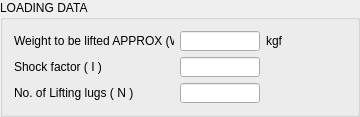
                   <widget class="QGroupBox" name="groupBox_7">
                    <property name="title">
                     <string>LOADING DATA</string>
                    </property>
                    <layout class="QHBoxLayout" name="horizontalLayout_68">
                     <item>
                      <layout class="QVBoxLayout" name="verticalLayout_17">
                       <item>
                        <layout class="QHBoxLayout" name="horizontalLayout_69">
                         <item>
                          <widget class="QLabel" name="label_48">
                           <property name="sizePolicy">
                            <sizepolicy hsizetype="Fixed" vsizetype="Fixed">
                             <horstretch>0</horstretch>
                             <verstretch>0</verstretch>
                            </sizepolicy>
                           </property>
                           <property name="minimumSize">
                            <size>
                             <width>160</width>
                             <height>20</height>
                            </size>
                           </property>
                           <property name="maximumSize">
                            <size>
                             <width>160</width>
                             <height>20</height>
                            </size>
                           </property>
                           <property name="text">
                            <string>Weight to be lifted APPROX (W)</string>
                           </property>
                          </widget>
                         </item>
                         <item>
                          <widget class="QLineEdit" name="fh_le_wt_to_be_lifted">
                           <property name="sizePolicy">
                            <sizepolicy hsizetype="Fixed" vsizetype="Fixed">
                             <horstretch>0</horstretch>
                             <verstretch>0</verstretch>
                            </sizepolicy>
                           </property>
                           <property name="minimumSize">
                            <size>
                             <width>80</width>
                             <height>20</height>
                            </size>
                           </property>
                           <property name="maximumSize">
                            <size>
                             <width>80</width>
                             <height>20</height>
                            </size>
                           </property>
                          </widget>
                         </item>
                         <item>
                          <widget class="QLabel" name="label_52">
                           <property name="sizePolicy">
                            <sizepolicy hsizetype="Fixed" vsizetype="Fixed">
                             <horstretch>0</horstretch>
                             <verstretch>0</verstretch>
                            </sizepolicy>
                           </property>
                           <property name="minimumSize">
                            <size>
                             <width>80</width>
                             <height>20</height>
                            </size>
                           </property>
                           <property name="maximumSize">
                            <size>
                             <width>80</width>
                             <height>20</height>
                            </size>
                           </property>
                           <property name="text">
                            <string>kgf</string>
                           </property>
                          </widget>
                         </item>
                        </layout>
                       </item>
                       <item>
                        <layout class="QHBoxLayout" name="horizontalLayout_70">
                         <item>
                          <widget class="QLabel" name="label_63">
                           <property name="sizePolicy">
                            <sizepolicy hsizetype="Fixed" vsizetype="Fixed">
                             <horstretch>0</horstretch>
                             <verstretch>0</verstretch>
                            </sizepolicy>
                           </property>
                           <property name="minimumSize">
                            <size>
                             <width>160</width>
                             <height>20</height>
                            </size>
                           </property>
                           <property name="maximumSize">
                            <size>
                             <width>160</width>
                             <height>20</height>
                            </size>
                           </property>
                           <property name="text">
                            <string>Shock factor ( I )</string>
                           </property>
                          </widget>
                         </item>
                         <item>
                          <widget class="QLineEdit" name="fh_le_shock_factor">
                           <property name="sizePolicy">
                            <sizepolicy hsizetype="Fixed" vsizetype="Fixed">
                             <horstretch>0</horstretch>
                             <verstretch>0</verstretch>
                            </sizepolicy>
                           </property>
                           <property name="minimumSize">
                            <size>
                             <width>80</width>
                             <height>20</height>
                            </size>
                           </property>
                           <property name="maximumSize">
                            <size>
                             <width>80</width>
                             <height>20</height>
                            </size>
                           </property>
                          </widget>
                         </item>
                         <item>
                          <widget class="QLabel" name="label_81">
                           <property name="sizePolicy">
                            <sizepolicy hsizetype="Fixed" vsizetype="Fixed">
                             <horstretch>0</horstretch>
                             <verstretch>0</verstretch>
                            </sizepolicy>
                           </property>
                           <property name="minimumSize">
                            <size>
                             <width>80</width>
                             <height>20</height>
                            </size>
                           </property>
                           <property name="maximumSize">
                            <size>
                             <width>80</width>
                             <height>20</height>
                            </size>
                           </property>
                           <property name="text">
                            <string/>
                           </property>
                          </widget>
                         </item>
                        </layout>
                       </item>
                       <item>
                        <layout class="QHBoxLayout" name="horizontalLayout_71">
                         <item>
                          <widget class="QLabel" name="label_82">
                           <property name="sizePolicy">
                            <sizepolicy hsizetype="Fixed" vsizetype="Fixed">
                             <horstretch>0</horstretch>
                             <verstretch>0</verstretch>
                            </sizepolicy>
                           </property>
                           <property name="minimumSize">
                            <size>
                             <width>160</width>
                             <height>20</height>
                            </size>
                           </property>
                           <property name="maximumSize">
                            <size>
                             <width>160</width>
                             <height>20</height>
                            </size>
                           </property>
                           <property name="text">
                            <string>No. of Lifting lugs ( N )</string>
                           </property>
                          </widget>
                         </item>
                         <item>
                          <widget class="QLineEdit" name="fh_le_no_of_liftin_lug">
                           <property name="sizePolicy">
                            <sizepolicy hsizetype="Fixed" vsizetype="Fixed">
                             <horstretch>0</horstretch>
                             <verstretch>0</verstretch>
                            </sizepolicy>
                           </property>
                           <property name="minimumSize">
                            <size>
                             <width>80</width>
                             <height>20</height>
                            </size>
                           </property>
                           <property name="maximumSize">
                            <size>
                             <width>80</width>
                             <height>20</height>
                            </size>
                           </property>
                          </widget>
                         </item>
                         <item>
                          <widget class="QLabel" name="label_83">
                           <property name="sizePolicy">
                            <sizepolicy hsizetype="Fixed" vsizetype="Fixed">
                             <horstretch>0</horstretch>
                             <verstretch>0</verstretch>
                            </sizepolicy>
                           </property>
                           <property name="minimumSize">
                            <size>
                             <width>80</width>
                             <height>20</height>
                            </size>
                           </property>
                           <property name="maximumSize">
                            <size>
                             <width>80</width>
                             <height>20</height>
                            </size>
                           </property>
                           <property name="text">
                            <string/>
                           </property>
                          </widget>
                         </item>
                        </layout>
                       </item>
                      </layout>
                     </item>
                    </layout>
                   </widget>
